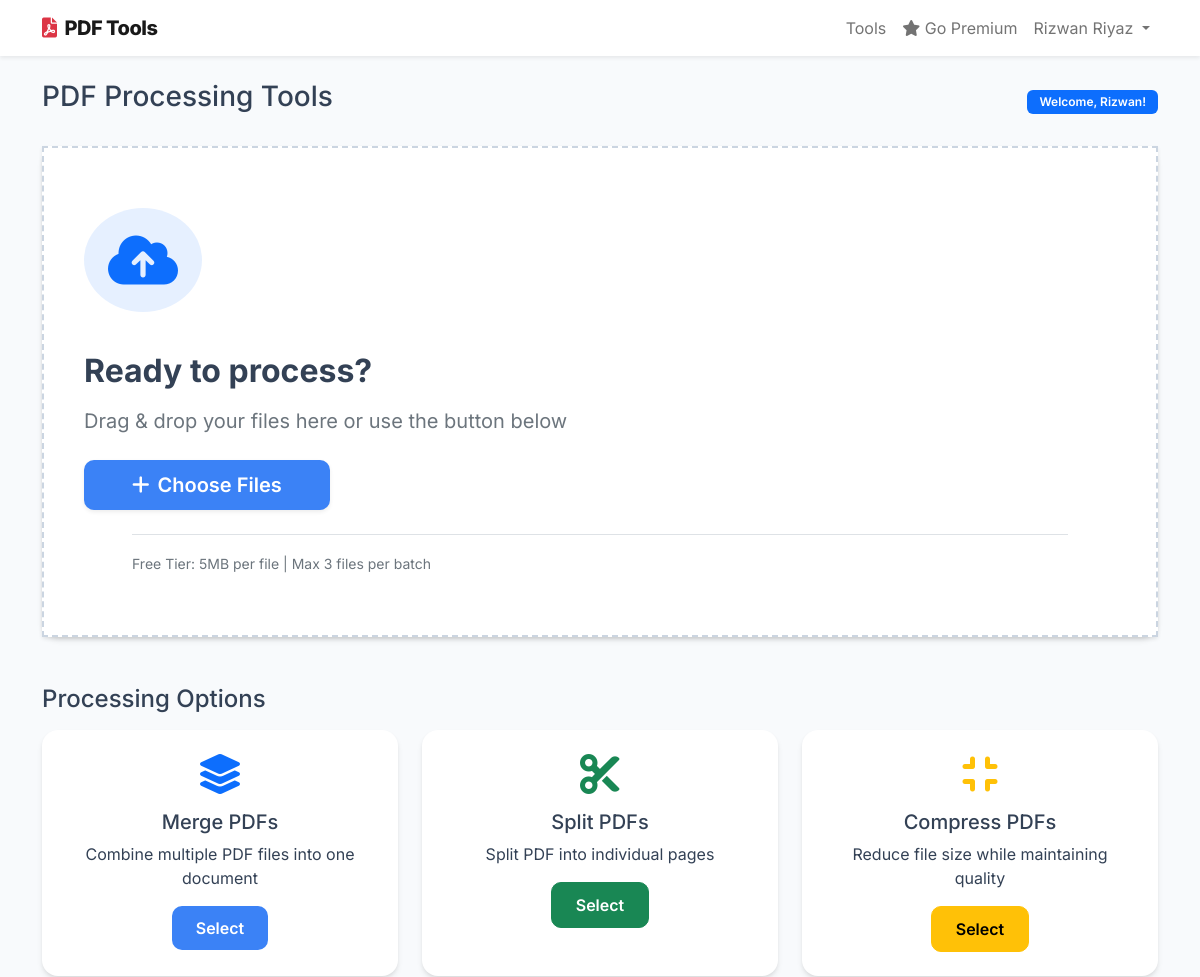
The page /tools (signed in, upper part) on the database as committed earlier.
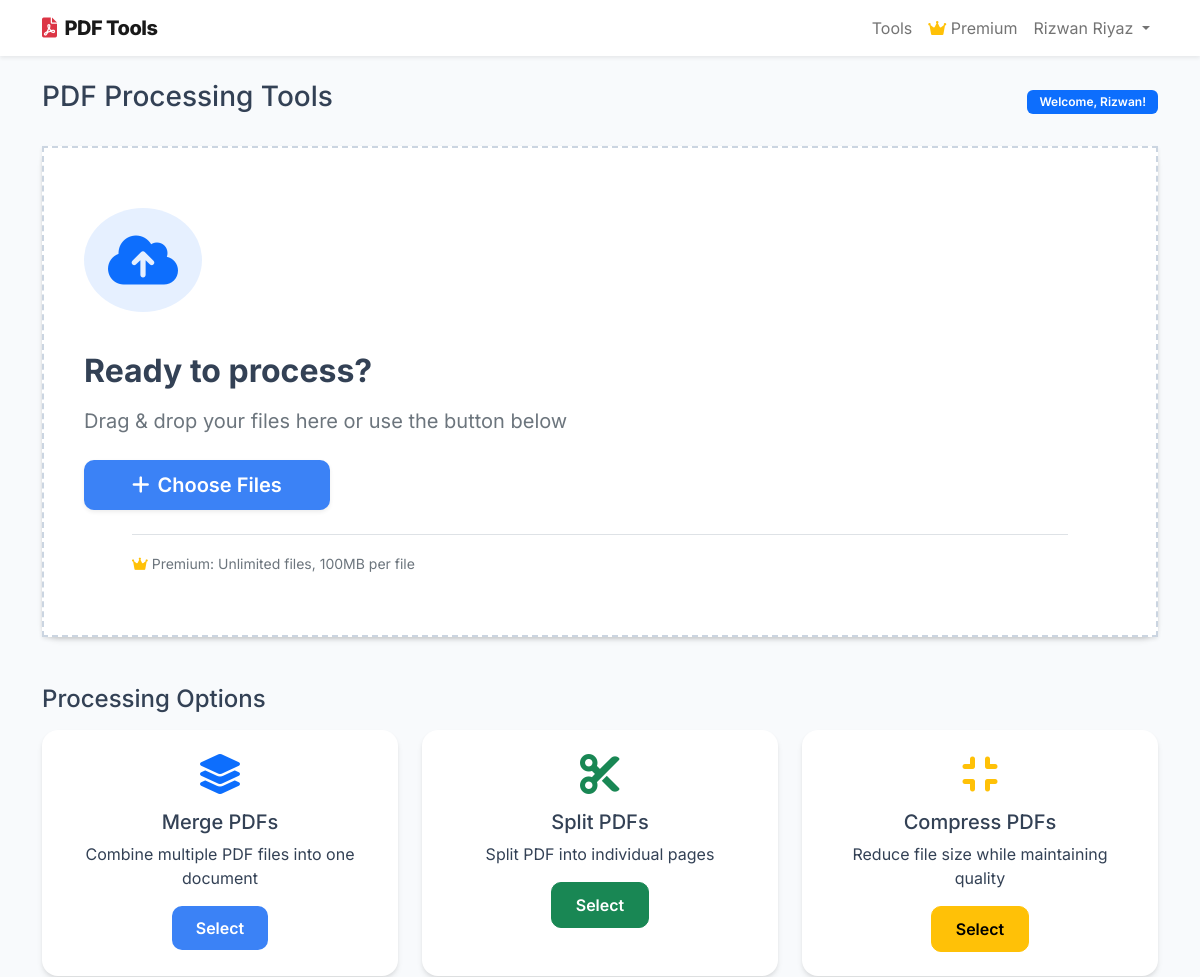
The same page on the database as committed later.
### models.py (models this page shows, shortened)
class User(UserMixin, db.Model):
    __tablename__ = 'users'
    id = db.Column(db.String, primary_key=True)
    email = db.Column(db.String, unique=True, nullable=False)
    first_name = db.Column(db.String, nullable=False)
    last_name = db.Column(db.String, nullable=False)
    password_hash = db.Column(db.String(256), nullable=True)  # For custom auth
    profile_image_url = db.Column(db.String, nullable=True)
    is_premium = db.Column(db.Boolean, default=False)
    created_at = db.Column(db.DateTime, default=datetime.now)
    updated_at = db.Column(db.DateTime, default=datetime.now, onupdate=datetime.now)
    jobs = db.relationship('ProcessingJob', backref='user', lazy=True, cascade='all, delete-orphan')
    def has_active_subscription(self):
        if self.is_premium:
            return True
        for subscription in self.subscriptions:
            if subscription.is_active():
                return True
        return False

### routes.py (the view)
@app.route('/tools')
@login_required
def tools():
    user_jobs = ProcessingJob.query.filter_by(user_id=current_user.id).order_by(ProcessingJob.created_at.desc()).limit(10).all()
    return render_template('tools.html', user=current_user, recent_jobs=user_jobs)

### models.py (called while the page is built)
    def is_active(self):
        return (self.status == SubscriptionStatus.ACTIVE and
                (self.expires_at is None or self.expires_at > datetime.now()))

### routes.py (called while the page is built)
@login_manager.user_loader
def load_user(user_id):
    return User.query.get(str(user_id))

@app.before_request
def make_session_permanent():
    session.permanent = True

### templates/tools.html (shortened to what this page needs)
{% extends "base.html" %}
{% block content %}
<div class="container py-4">
    <div class="row">
        <div class="col-12">
            <div class="d-flex justify-content-between align-items-center mb-4">
                <h1 class="h3">PDF Processing Tools</h1>
                <div>
                    <span class="badge bg-primary">Welcome, {{ user.first_name }}!</span>
                </div>
            </div>
        </div>
    </div>
    <div class="row mb-5">
        <div class="col-12">
            <div class="card border-0 bg-transparent">
                <div class="card-body p-0">
                    <div class="upload-area shadow-sm" id="uploadArea">
                        <div class="mb-4">
                            <div class="d-inline-flex align-items-center justify-content-center bg-primary bg-opacity-10 rounded-circle p-4 mb-3">
                                <i class="fas fa-cloud-upload-alt text-primary" style="font-size: 3.5rem;"></i>
                            </div>
                        </div>
                        <h2 class="fw-bold mb-3">Ready to process?</h2>
                        <p class="text-muted fs-5 mb-4">Drag & drop your files here or use the button below</p>
                        <button class="btn btn-primary btn-lg px-5 shadow-sm mb-4" onclick="document.getElementById('fileInput').click()">
                            <i class="fas fa-plus me-2"></i>Choose Files
                        </button>
                        <div class="pt-3 border-top mx-5">
                            <small class="text-muted">
                                {% if current_user.is_premium %}
                                    <i class="fas fa-crown text-warning"></i> Premium: Unlimited files, 100MB per file
                                {% else %}
                                    Free Tier: 5MB per file | Max 3 files per batch
                                {% endif %}
                            </small>
                        </div>
                    </div>
                </div>
            </div>
        </div>
    </div>
    <div class="row mb-4">
        <div class="col-12">
            <h4 class="mb-3">Processing Options</h4>
            <div class="row g-4">
                <div class="col-md-6 col-lg-4">
                    <div class="card tool-card h-100">
                        <div class="card-body text-center p-4">
                            <i class="fas fa-layer-group text-primary mb-3" style="font-size: 2.5rem;"></i>
                            <h5 class="card-title">Merge PDFs</h5>
                            <p class="card-text">Combine multiple PDF files into one document</p>
                            <button class="btn btn-primary" onclick="selectTool('merge')">Select</button>
                        </div>
                    </div>
                </div>
                <div class="col-md-6 col-lg-4">
                    <div class="card tool-card h-100">
                        <div class="card-body text-center p-4">
                            <i class="fas fa-cut text-success mb-3" style="font-size: 2.5rem;"></i>
                            <h5 class="card-title">Split PDFs</h5>
                            <p class="card-text">Split PDF into individual pages</p>
                            <button class="btn btn-success" onclick="selectTool('split')">Select</button>
                        </div>
                    </div>
                </div>
                <div class="col-md-6 col-lg-4">
                    <div class="card tool-card h-100">
                        <div class="card-body text-center p-4">
                            <i class="fas fa-compress text-warning mb-3" style="font-size: 2.5rem;"></i>
                            <h5 class="card-title">Compress PDFs</h5>
                            <p class="card-text">Reduce file size while maintaining quality</p>
                            <button class="btn btn-warning" onclick="selectTool('compress')">Select</button>
                        </div>
                    </div>
                </div>
            </div>
        </div>
    </div>
</div>
{% endblock %}

### templates/base.html (shortened to what this page needs)
<!DOCTYPE html>
<html lang="en">
<head>
    <link href="https://cdn.jsdelivr.net/npm/bootstrap@5.1.3/dist/css/bootstrap.min.css" rel="stylesheet">
    <link href="https://cdnjs.cloudflare.com/ajax/libs/font-awesome/6.0.0/css/all.min.css" rel="stylesheet">
    <link rel="stylesheet" href="{{ url_for('static', filename='style.css') }}">
</head>
<body>
    <nav class="navbar navbar-expand-lg navbar-light bg-white shadow-sm">
        <div class="container">
            <a class="navbar-brand" href="{{ url_for('index') }}">
                <i class="fas fa-file-pdf text-danger me-2"></i>PDF Tools
            </a>
            <div class="collapse navbar-collapse" id="navbarNav">
                <ul class="navbar-nav ms-auto">
                    {% if current_user.is_authenticated %}
                        <li class="nav-item">
                            <a class="nav-link" href="{{ url_for('tools') }}">Tools</a>
                        </li>
                        <li class="nav-item">
                            <a class="nav-link" href="{{ url_for('premium') }}">
                                {% if current_user.has_active_subscription() %}
                                    <i class="fas fa-crown text-warning"></i> Premium
                                {% else %}
                                    <i class="fas fa-star"></i> Go Premium
                                {% endif %}
                            </a>
                        </li>
                        <li class="nav-item dropdown">
                            <a class="nav-link dropdown-toggle" href="#" id="navbarDropdown" role="button" data-bs-toggle="dropdown">
                                {{ current_user.first_name }} {{ current_user.last_name }}
                            </a>
                        </li>
                    {% endif %}
                </ul>
            </div>
        </div>
    </nav>
    <main>
        {% block content %}{% endblock %}
    </main>
</body>
</html>

### static/style.css (style rules this page uses)
:root { --pdf-red: #e74c3c; --pdf-dark: #2c3e50; --premium-gold: #f1c40f; --gradient-primary: linear-gradient(135deg, #667eea 0%, #764ba2 100%); }
body { font-family: 'Inter', -apple-system, BlinkMacSystemFont, "Segoe UI", Roboto, Helvetica, Arial, sans-serif; background-color: #f8fafc; color: #334155; }
.navbar { backdrop-filter: blur(10px); background-color: rgba(255, 255, 255, 0.9) !important; }
.navbar-brand { font-weight: 800; letter-spacing: -0.5px; }
.card { border: none; border-radius: 16px; box-shadow: 0 4px 6px -1px rgba(0, 0, 0, 0.1), 0 2px 4px -1px rgba(0, 0, 0, 0.06); transition: all 0.3s cubic-bezier(0.4, 0, 0.2, 1); }
.tool-card { overflow: hidden; }
.tool-card .card-body { padding: 2rem; }
.tool-card i { transition: transform 0.3s ease; }
.upload-area { border: 2px dashed #cbd5e1; background-color: #ffffff; cursor: pointer; padding: 60px 40px; }
.btn { border-radius: 10px; padding: 10px 24px; font-weight: 600; transition: all 0.2s ease; }
.btn-primary { background-color: #3b82f6; border: none; }
.badge { padding: 0.5em 1em; border-radius: 6px; font-weight: 600; }

Rows that differ between the two databases and show on the page:
changed User "Rizwan": is_premium False → True (drawn)
Other text that changed with them:
text no longer shown: "Go Premium Free Tier: 5MB per file | Max 3 files per batch"
text now shown: "Premium Premium: Unlimited files, 100MB per file"
